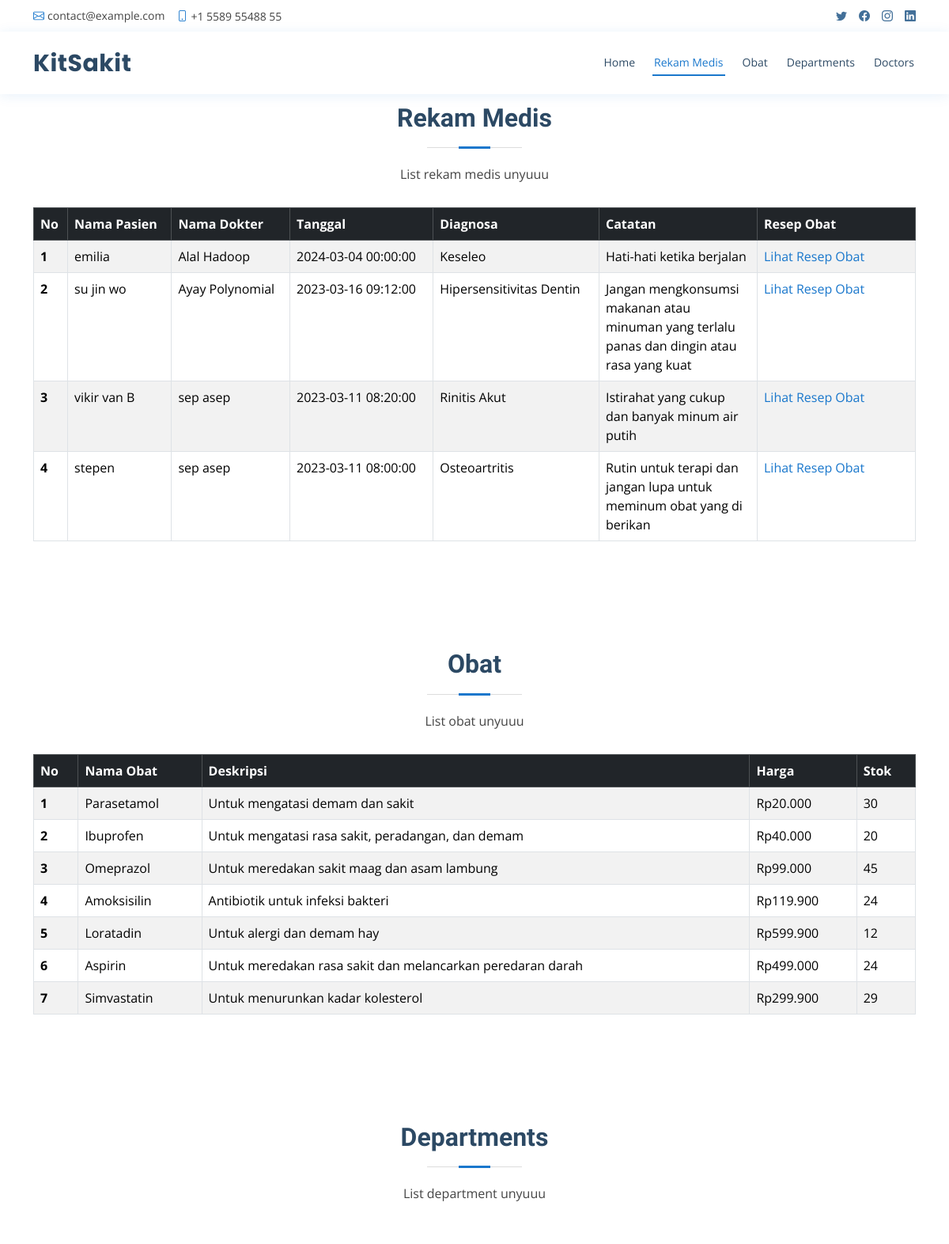
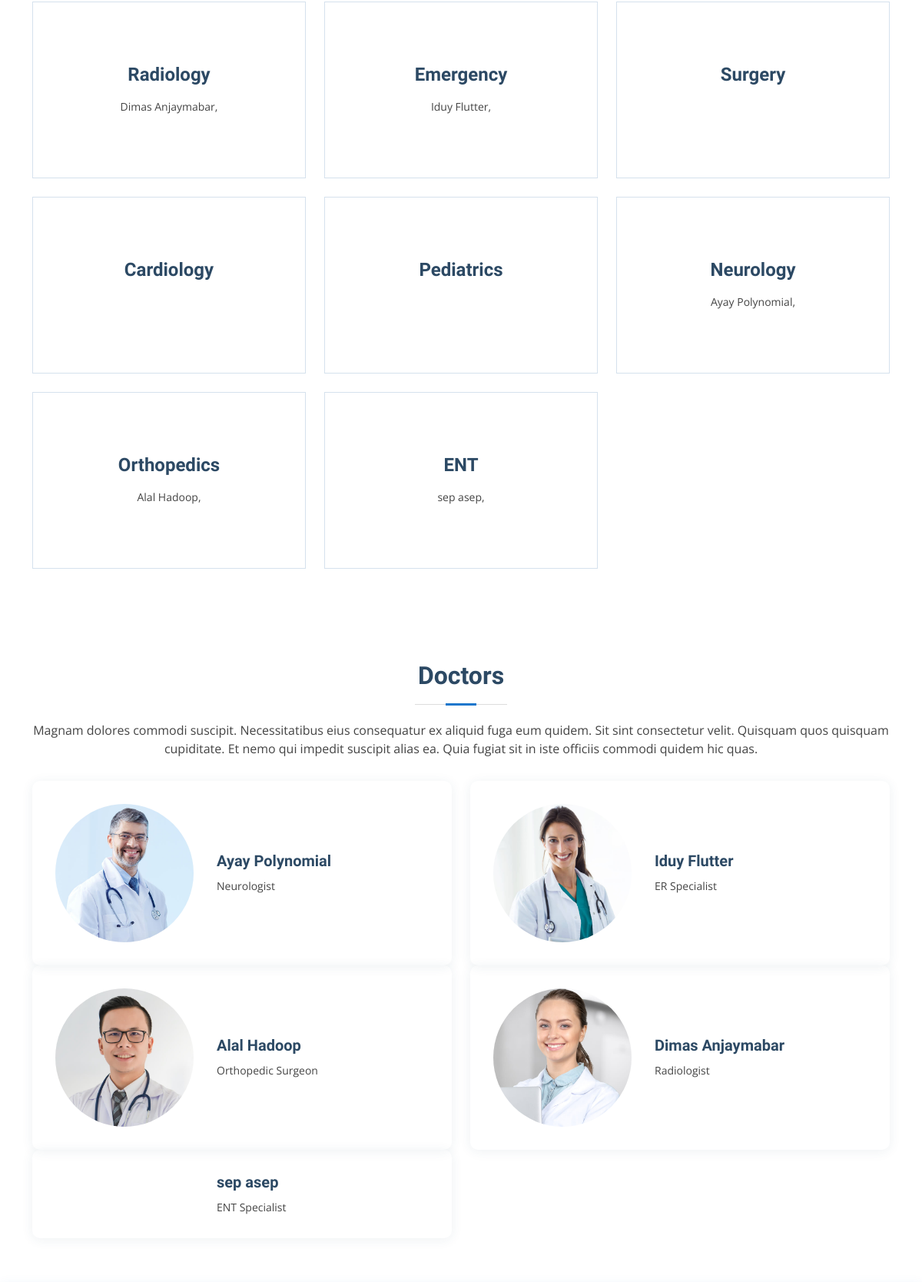
The app's page /admin.php (upper part) with its own data (2 pictures, top to bottom).
### tables this page shows
CREATE TABLE `rekam_medis`  (
  `id_rekam_medis` int NOT NULL AUTO_INCREMENT,
  `tanggal` datetime NOT NULL,
  `diagnosa` varchar(225) NOT NULL,
  `catatan` varchar(225) NOT NULL,
  `id_dokter` int NOT NULL,
  `id_pasien` int NOT NULL,
  PRIMARY KEY (`id_rekam_medis`) USING BTREE,
  INDEX `id_dokter`(`id_dokter` ASC) USING BTREE,
  INDEX `id_pasien`(`id_pasien` ASC) USING BTREE,
  CONSTRAINT `rekam_medis_ibfk_1` FOREIGN KEY (`id_dokter`) REFERENCES `dokter` (`id_dokter`) ON DELETE RESTRICT ON UPDATE RESTRICT,
  CONSTRAINT `rekam_medis_ibfk_2` FOREIGN KEY (`id_pasien`) REFERENCES `pasien` (`id_pasien`) ON DELETE RESTRICT ON UPDATE RESTRICT
);

CREATE TABLE `pasien`  (
  `id_pasien` int NOT NULL AUTO_INCREMENT,
  `nama_pasien` varchar(225) NOT NULL,
  `alamat_pasien` varchar(225) NOT NULL,
  `tanggal_lahir_pasien` date NOT NULL,
  `jenis_kelamin_pasien` char(1) NOT NULL,
  `kontak_pasien` varchar(20) NOT NULL,
  PRIMARY KEY (`id_pasien`) USING BTREE
);

CREATE TABLE `dokter`  (
  `id_dokter` int NOT NULL AUTO_INCREMENT,
  `nama_dokter` varchar(225) NOT NULL,
  `jenis_kelamin_dokter` char(1) NOT NULL,
  `alamat_dokter` varchar(225) NOT NULL,
  `telefon_dokter` varchar(20) NOT NULL,
  `foto` varchar(255) NOT NULL,
  `id_departmen` int NOT NULL,
  PRIMARY KEY (`id_dokter`) USING BTREE,
  INDEX `id_departmen`(`id_departmen` ASC) USING BTREE,
  CONSTRAINT `dokter_ibfk_1` FOREIGN KEY (`id_departmen`) REFERENCES `departmen` (`id_departmen`) ON DELETE RESTRICT ON UPDATE RESTRICT
);

CREATE TABLE `obat`  (
  `id_obat` int NOT NULL AUTO_INCREMENT,
  `nama_obat` varchar(225) NOT NULL,
  `deskripsi` varchar(225) NOT NULL,
  `harga` decimal(10, 2) NULL DEFAULT NULL,
  `stok` int NOT NULL,
  PRIMARY KEY (`id_obat`) USING BTREE
);

CREATE TABLE `departmen`  (
  `id_departmen` int NOT NULL AUTO_INCREMENT,
  `nama_departmen` varchar(225) NOT NULL,
  `spesialisasi` varchar(255) NOT NULL,
  `lokasi` varchar(225) NOT NULL,
  PRIMARY KEY (`id_departmen`) USING BTREE
);

### function.php (called while the page is built, shortened)
<?php
    include('config.php');
    function readDepartmen(){
        global $conn;
        $query = "SELECT * FROM departmen";
        $result = mysqli_query($conn, $query);
        return $result;
    }
    function readDokter(){
        global $conn;
        $query = "SELECT dokter.*, departmen.spesialisasi FROM dokter INNER JOIN departmen ON dokter.id_departmen = departmen.id_departmen";
        $result = mysqli_query($conn, $query);
        return $result;
    }
    function readDokterDepartmen($id_departmen){
        global $conn;
        $query = "SELECT * FROM dokter WHERE id_departmen = ".$id_departmen;
        $result = mysqli_query($conn, $query);
        return $result;
    }
    function readRekamMedis(){
        global $conn;
        $query = "SELECT rekam_medis.*, dokter.nama_dokter, pasien.nama_pasien FROM rekam_medis INNER JOIN dokter ON rekam_medis.id_dokter = dokter.id_dokter INNER JOIN pasien ON rekam_medis.id_pasien = pasien.id_pasien ORDER BY tanggal DESC";
        $result = mysqli_query($conn, $query);
        return $result;
    }
    function readObat(){
        global $conn;
        $query = "SELECT * FROM obat";
        $result = mysqli_query($conn, $query);
        return $result;
    }
?>

### admin.php (the view, shortened to what this page needs)
<?php
  include('function.php');
  $listDepartmen = readDepartmen();
  $listDokter = readDokter();
  $listRekamMedis = readRekamMedis();
  $listObat = readObat();
?>
<!DOCTYPE html>
<html lang="en">
<head>
  <link href="assets/vendor/fontawesome-free/css/all.min.css" rel="stylesheet">
  <link href="assets/vendor/animate.css/animate.min.css" rel="stylesheet">
  <link href="assets/vendor/bootstrap/css/bootstrap.min.css" rel="stylesheet">
  <link href="assets/vendor/bootstrap-icons/bootstrap-icons.css" rel="stylesheet">
  <link href="assets/vendor/boxicons/css/boxicons.min.css" rel="stylesheet">
  <link href="assets/vendor/glightbox/css/glightbox.min.css" rel="stylesheet">
  <link href="assets/vendor/remixicon/remixicon.css" rel="stylesheet">
  <link href="assets/vendor/swiper/swiper-bundle.min.css" rel="stylesheet">
  <link href="assets/css/style.css" rel="stylesheet">
</head>
<body>
  <div id="topbar" class="d-flex align-items-center fixed-top">
    <div class="container d-flex justify-content-between">
      <div class="contact-info d-flex align-items-center">
        <i class="bi bi-envelope"></i> <a href="mailto:contact@example.com">contact@example.com</a>
        <i class="bi bi-phone"></i> +1 5589 55488 55
      </div>
      <div class="d-none d-lg-flex social-links align-items-center">
        <a href="#" class="twitter"><i class="bi bi-twitter"></i></a>
        <a href="#" class="facebook"><i class="bi bi-facebook"></i></a>
        <a href="#" class="instagram"><i class="bi bi-instagram"></i></a>
        <a href="#" class="linkedin"><i class="bi bi-linkedin"></i></i></a>
      </div>
    </div>
  </div>
  <header id="header" class="fixed-top">
    <div class="container d-flex align-items-center">
      <h1 class="logo me-auto"><a href="index.php">KitSakit</a></h1>
      <nav id="navbar" class="navbar order-last order-lg-0">
        <ul>
          <li><a class="nav-link scrollto" href="index.php">Home</a></li>
          <li><a class="nav-link scrollto" href="#rekam_medis">Rekam Medis</a></li>
          <li><a class="nav-link scrollto" href="#obat">Obat</a></li>
          <li><a class="nav-link scrollto" href="#departments">Departments</a></li>
          <li><a class="nav-link scrollto" href="#doctors">Doctors</a></li>
        </ul>
      </nav>
    </div>
  </header>
  <main id="main" style="padding-top: 70px;">
    <section id="rekam_medis" class="services">
      <div class="container">
        <div class="section-title">
          <h2>Rekam Medis</h2>
          <p>List rekam medis unyuuu</p>
        </div>
        <table class="table table-bordered table-striped table-hover">
            <thead class="table-dark">
                <tr>
                    <th scope="col">No</th>
                    <th scope="col">Nama Pasien</th>
                    <th scope="col">Nama Dokter</th>
                    <th scope="col">Tanggal</th>
                    <th scope="col">Diagnosa</th>
                    <th scope="col" width="200px">Catatan</th>
                    <th scope="col" width="200px">Resep Obat</th>
                </tr>
            </thead>
            <tbody>
            <?php
                $no = 1;
                foreach($listRekamMedis as $rekamMedis){
            ?>
                <tr>
                    <th scope="row"><?= $no ?></td>
                    <td><?= $rekamMedis['nama_pasien'] ?></td>
                    <td><?= $rekamMedis['nama_dokter'] ?></td>
                    <td><?= $rekamMedis['tanggal'] ?></td>
                    <td><?= $rekamMedis['diagnosa'] ?></td>
                    <td><?= $rekamMedis['catatan'] ?></td>
                    <td><a href="resep_obat.php?id=<?= $rekamMedis['id_rekam_medis'] ?>">Lihat Resep Obat</a></td>
                </tr>
            <?php
                $no = $no + 1;
            }
            ?>
            </tbody>
        </table>
      </div>
    </section>
    <section id="obat" class="services">
      <div class="container">
        <div class="section-title">
          <h2>Obat</h2>
          <p>List obat unyuuu</p>
        </div>
        <table class="table table-bordered table-striped table-hover">
            <thead class="table-dark">
                <tr>
                    <th scope="col">No</th>
                    <th scope="col">Nama Obat</th>
                    <th scope="col">Deskripsi</th>
                    <th scope="col">Harga</th>
                    <th scope="col">Stok</th>
                </tr>
            </thead>
            <tbody>
            <?php
                $no = 1;
                foreach($listObat as $obat){
            ?>
                <tr>
                    <th scope="row"><?= $no ?></td>
                    <td><?= $obat['nama_obat'] ?></td>
                    <td><?= $obat['deskripsi'] ?></td>
                    <td>Rp<?=number_format($obat['harga'],0,"",".")?></td>
                    <td><?= $obat['stok'] ?></td>
                </tr>
            <?php
                $no = $no + 1;
            }
            ?>
            </tbody>
        </table>
      </div>
    </section>
    <section id="departments" class="services">
      <div class="container">
        <div class="section-title">
          <h2>Departments</h2>
          <p>List department unyuuu</p>
        </div>
        <div class="row">
          <?php
            foreach($listDepartmen as $departmen){
              $listDokterDepartmen = readDokterDepartmen($departmen['id_departmen']);
          ?>
            <div class="col-lg-4 col-md-4 d-flex align-items-stretch mt-4 mt-mg-0">
              <div class="icon-box">
                <h4><a href=""><span><?= $departmen['nama_departmen'] ?></span></a></h4>
                <?php
                  foreach($listDokterDepartmen as $dokterDepartmen){
                    echo "<p>".$dokterDepartmen['nama_dokter'].", </p>";
                  }
                ?>
              </div>
            </div>
          <?php
            }
          ?>
        </div>
      </div>
    </section>
    <section id="doctors" class="doctors section-bg">
      <div class="container">
        <div class="section-title">
          <h2>Doctors</h2>
          <p>Magnam dolores commodi suscipit. Necessitatibus eius consequatur ex aliquid fuga eum quidem. Sit sint consectetur velit. Quisquam quos quisquam cupiditate. Et nemo qui impedit suscipit alias ea. Quia fugiat sit in iste officiis commodi quidem hic quas.</p>
        </div>
        <div class="row">
          <?php
            foreach($listDokter as $dokter){
          ?>
          <div class="col-lg-6">
            <div class="member d-flex align-items-center">
              <div class="pic"><img src="assets/img/doctors/<?= $dokter['foto'] ?>" class="img-fluid" alt=""></div>
              <div class="member-info">
                <h4><?= $dokter['nama_dokter'] ?></h4>
                <p><?= $dokter['spesialisasi'] ?></p>
              </div>
            </div>
          </div>
          <?php
            }
          ?>
        </div>
      </div>
    </section>
  </main>
</body>
</html>

### assets/css/style.css (style rules this page uses)
body { font-family: "Open Sans", sans-serif; color: #444444; }
a { color: #1977cc; text-decoration: none; }
h1, h2, h3, h4, h5, h6 { font-family: "Raleway", sans-serif; }
#topbar { background: #fff; height: 40px; font-size: 14px; transition: all 0.5s; z-index: 996; }
#topbar .contact-info a { line-height: 1; color: #444444; transition: 0.3s; }
#topbar .contact-info i { color: #1977cc; padding-right: 4px; margin-left: 15px; line-height: 0; }
#topbar .contact-info i:first-child { margin-left: 0; }
#topbar .social-links a { color: #437099; padding-left: 15px; display: inline-block; line-height: 1px; transition: 0.3s; }
#topbar .social-links a:first-child { border-left: 0; }
#header { background: #fff; transition: all 0.5s; z-index: 997; padding: 15px 0; top: 40px; box-shadow: 0px 2px 15px rgba(25, 119, 204, 0.1); }
#header .logo { font-size: 30px; margin: 0; padding: 0; line-height: 1; font-weight: 700; letter-spacing: 0.5px; font-family: "Poppins", sans-serif; }
#header .logo a { color: #2c4964; }
.navbar { padding: 0; }
.navbar ul { margin: 0; padding: 0; display: flex; list-style: none; align-items: center; }
.navbar li { position: relative; }
.navbar>ul>li { position: relative; white-space: nowrap; padding: 8px 0 8px 20px; }
.navbar a, .navbar a:focus { display: flex; align-items: center; justify-content: space-between; font-size: 14px; color: #2c4964; white-space: nowrap; transition: 0.3s; border-bottom: 2px solid #fff; padding: 5px 2px; }
.navbar a:hover, .navbar .active, .navbar .active:focus, .navbar li:hover>a { color: #1977cc; border-color: #1977cc; }
section { padding: 60px 0; overflow: hidden; }
.section-bg { background-color: #f1f7fd; }
.section-title { text-align: center; padding-bottom: 30px; }
.section-title h2 { font-size: 32px; font-weight: bold; margin-bottom: 20px; padding-bottom: 20px; position: relative; color: #2c4964; }
.section-title h2::before { content: ""; position: absolute; display: block; width: 120px; height: 1px; background: #ddd; bottom: 1px; left: calc(50% - 60px); }
.section-title h2::after { content: ""; position: absolute; display: block; width: 40px; height: 3px; background: #1977cc; bottom: 0; left: calc(50% - 20px); }
.section-title p { margin-bottom: 0; }
.services .icon-box { text-align: center; border: 1px solid #d5e1ed; padding: 80px 20px; width: 100%; transition: all ease-in-out 0.3s; }
.services .icon-box h4 { font-weight: 700; margin-bottom: 15px; font-size: 24px; }
.services .icon-box h4 a { color: #2c4964; }
.services .icon-box p { line-height: 24px; font-size: 14px; margin-bottom: 0; }
.doctors { background: #fff; }
.doctors .member { position: relative; box-shadow: 0px 2px 15px rgba(44, 73, 100, 0.08); padding: 30px; border-radius: 10px; }
.doctors .member .pic { overflow: hidden; width: 180px; border-radius: 50%; }
.doctors .member .pic img { transition: ease-in-out 0.3s; }
.doctors .member .member-info { padding-left: 30px; }
.doctors .member h4 { font-weight: 700; margin-bottom: 5px; font-size: 20px; color: #2c4964; }
.doctors .member p { margin: 10px 0 0 0; font-size: 14px; }

### records on screen
rekam_medis: id_pasien.nama_pasien "emilia", id_dokter.nama_dokter "Alal Hadoop", tanggal "2024-03-04 00:00:00", diagnosa "Keseleo", catatan "Hati-hati ketika berjalan"
rekam_medis: id_pasien.nama_pasien "su jin wo", id_dokter.nama_dokter "Ayay Polynomial", tanggal "2023-03-16 09:12:00", diagnosa "Hipersensitivitas Dentin", catatan "Jangan mengkonsumsi makanan atau minuman yang terlalu panas dan dingin atau rasa yang kuat"
rekam_medis: id_pasien.nama_pasien "vikir van B", id_dokter.nama_dokter "sep asep", tanggal "2023-03-11 08:20:00", diagnosa "Rinitis Akut", catatan "Istirahat yang cukup dan banyak minum air putih"
rekam_medis: id_pasien.nama_pasien "stepen", id_dokter.nama_dokter "sep asep", tanggal "2023-03-11 08:00:00", diagnosa "Osteoartritis", catatan "Rutin untuk terapi dan jangan lupa untuk meminum obat yang di berikan"
obat: nama_obat "Parasetamol", deskripsi "Untuk mengatasi demam dan sakit", harga "20.000", stok "30"
obat: nama_obat "Ibuprofen", deskripsi "Untuk mengatasi rasa sakit, peradangan, dan demam", harga "40.000", stok "20"
obat: nama_obat "Omeprazol", deskripsi "Untuk meredakan sakit maag dan asam lambung", harga "99.000", stok "45"
obat: nama_obat "Amoksisilin", deskripsi "Antibiotik untuk infeksi bakteri", harga "119.900", stok "24"
obat: nama_obat "Loratadin", deskripsi "Untuk alergi dan demam hay", harga "599.900", stok "12"
obat: nama_obat "Aspirin", deskripsi "Untuk meredakan rasa sakit dan melancarkan peredaran darah", harga "499.000", stok "24"
obat: nama_obat "Simvastatin", deskripsi "Untuk menurunkan kadar kolesterol", harga "299.900", stok "29"
departmen: nama_departmen "Radiology"
dokter: nama_dokter "Dimas Anjaymabar", foto (picture), id_departmen.spesialisasi "Radiologist"
departmen: nama_departmen "Emergency"
dokter: nama_dokter "Iduy Flutter", foto (picture), id_departmen.spesialisasi "ER Specialist"
departmen: nama_departmen "Surgery"
departmen: nama_departmen "Cardiology"
departmen: nama_departmen "Pediatrics"
departmen: nama_departmen "Neurology"
dokter: nama_dokter "Ayay Polynomial", foto (picture), id_departmen.spesialisasi "Neurologist"
departmen: nama_departmen "Orthopedics"
dokter: nama_dokter "Alal Hadoop", foto (picture), id_departmen.spesialisasi "Orthopedic Surgeon"
departmen: nama_departmen "ENT"
dokter: nama_dokter "sep asep", id_departmen.spesialisasi "ENT Specialist"
